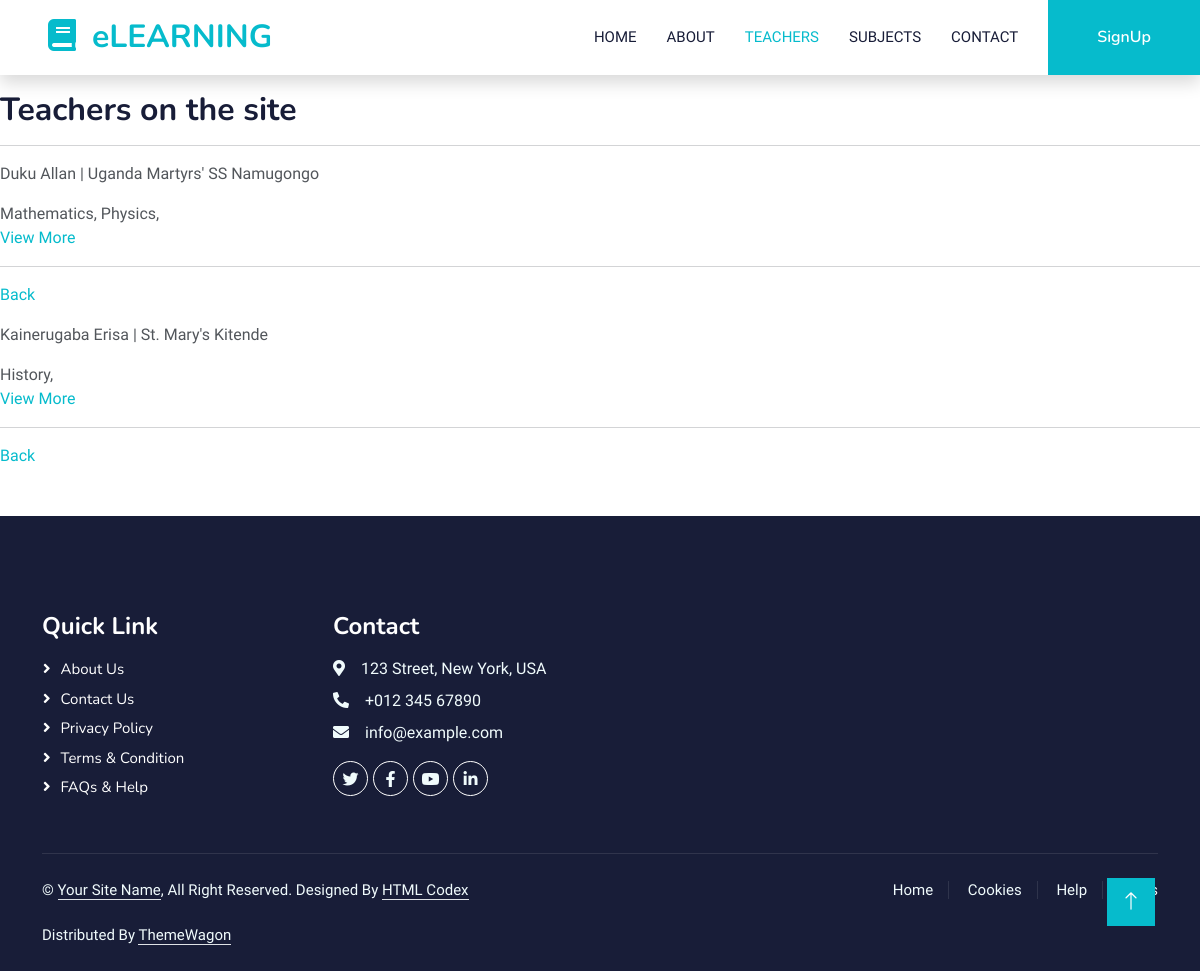
/viewTeachers, run on the app's committed database.
### base/models.py (models this page shows, shortened)
class Teacher(models.Model):
  teacherName = models.ForeignKey(User, on_delete=models.CASCADE)
  subjects = models.ManyToManyField(Subject, through='TeacherSubject')
  students = models.ManyToManyField(Student, through='TeacherEnrolment')
  currentSchool = models.CharField(max_length=400)
  teacherImage = models.ImageField(upload_to="photos/%y/%m/%d", blank=True)

class Subject(models.Model):
  subjectName = models.CharField(max_length=256)
  subjectImage = models.ImageField(upload_to="photos/%y/%m/%d", blank=True)

### base/views.py (the view)
# urls.py: path('viewTeachers', views.viewTeacher, name="viewTeacher"),
def viewTeacher(request):
  navbar = 'viewTeacher'
  teachers = Teacher.objects.all()
  context = {
    'teachers': teachers,
    'navbar': navbar,
  }
  return render(request, 'base/view_teachers.html', context)

### base/templates/base/view_teachers.html (shortened to what this page needs)
{% extends 'base_template.html' %}
{% block content %}
<p><h2>Teachers on the site</h2></p>
<hr>
{% for teacher in teachers %}
  <div>
    <p>{{ teacher.teacherName.last_name }} {{ teacher.teacherName.first_name }} | {{ teacher.currentSchool }}</p>
    <div>
      {% for subject in teacher.subjects.all %}
        {{ subject.subjectName }},
        {% endfor %}
        <p><a href="{% url 'base:teacherDetail' teacher.id %}">View More</a>
    </div>
    <hr>
    <p><a href="{% url 'base:studentPage' %}">Back</a></p>
  </div>
{% endfor %}
{% endblock %}

### base/static/css/style.css (style rules this page uses)
:root { --primary: #06BBCC; --light: #F0FBFC; --dark: #181d38; }

### data on the page
Teacher: teacherName.last_name "Duku", teacherName.first_name "Allan", currentSchool "Uganda Martyrs' SS Namugongo"
Subject: subjectName "Mathematics"
Subject: subjectName "Physics"
Teacher: teacherName.last_name "Kainerugaba", teacherName.first_name "Erisa", currentSchool "St. Mary's Kitende"
Subject: subjectName "History"
